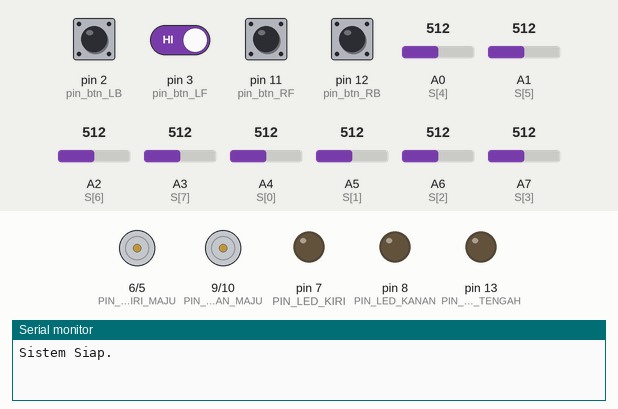
The sketch below on a simulated Arduino Nano, built with avr-gcc and run on an emulated ATmega328P. On the bench: motor-driver pin pairs drawn as motors (green arrow = first pin HIGH = forward, orange = second pin HIGH = backward, longer = more drive), output pins drawn as LEDs (lit = HIGH), the last lines printed to the serial monitor. Dashed ring = blinking. The inputs (shaded band) are chosen by the test bench; at power-on: pin 2 (pin_btn_LB), pin 3 (pin_btn_LF), pin 11 (pin_btn_RF), pin 12 (pin_btn_RB) HIGH, A0 (S[4]) = 512, A1 (S[5]) = 512, A2 (S[6]) = 512, A3 (S[7]) = 512, A4 (S[0]) = 512, A5 (S[1]) = 512, A6 (S[2]) = 512, A7 (S[3]) = 512. EEPROM starts erased.

Above: at 1.2 s.
1.3 s: pin 2 (pin_btn_LB) pulled LOW for 0.15 s
At 1.55 s:
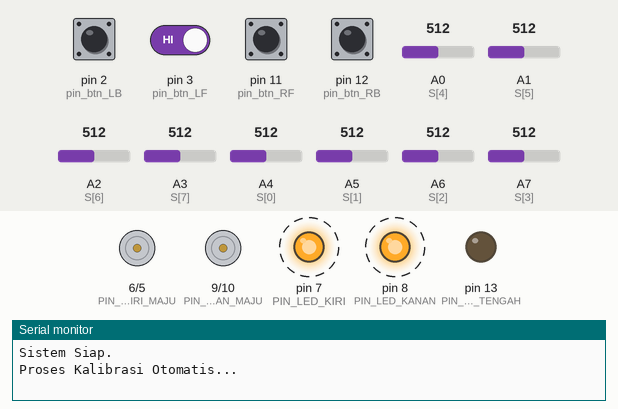
4.3 s: pin 2 (pin_btn_LB) driven LOW and pin 3 (pin_btn_LF) driven LOW
7.3 s: A0 (S[4]) set to 523
At 8.5 s:
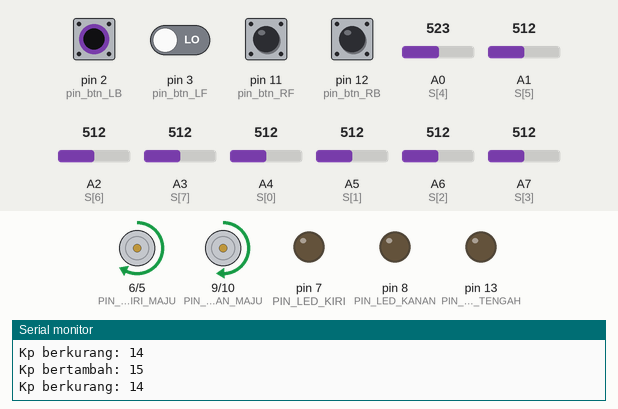
9.3 s: A1 (S[5]) set to 521
At 9.66 s:
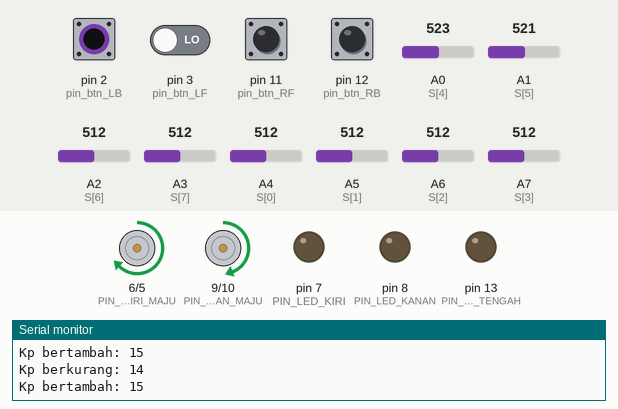
11.3 s: pin 2 (pin_btn_LB) driven HIGH
At 12.01 s:
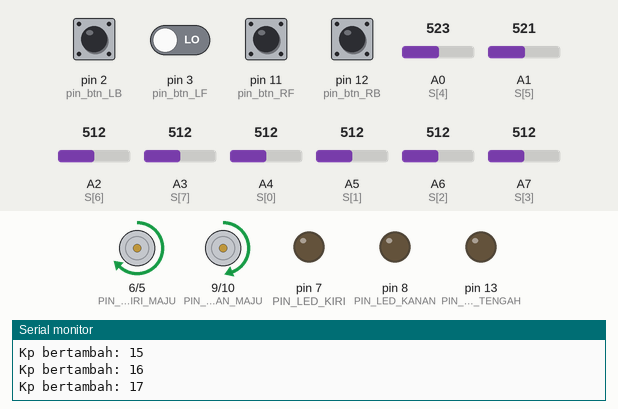
14.3 s: pin 11 (pin_btn_RF) pulled LOW for 0.15 s
Timing chart, 0 to 25.4 s (numbered marks = the images above; inputs shaded):
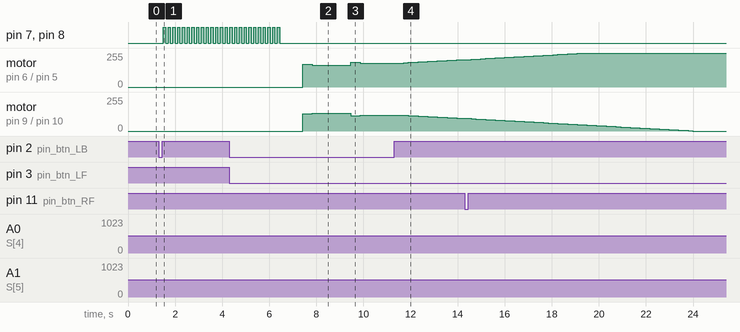

Measured:
- the behaviour switches between 512 and 513 on A0 (S[4]) (found by bisection; images 1 and 2)
- after the input at 1.3 s, pin 7 (PIN_LED_KIRI), pin 8 (PIN_LED_KANAN): alternates HIGH for 0.10 s and LOW for 0.10 s, starting after 0.20 s
- after the input at 7.3 s, motor on pin 6 (PIN_M_KIRI_MAJU) / pin 5 (PIN_M_KIRI_MUNDUR): stopped → forward 170/255 after 0.12 s, → forward 165/255 0.41 s later; motor on pin 9 (PIN_M_KANAN_MAJU) / pin 10 (PIN_M_KANAN_MUNDUR): stopped → forward 130/255 after 0.12 s, → forward 135/255 0.41 s later
- after the input at 9.3 s, motor on pin 6 (PIN_M_KIRI_MAJU) / pin 5 (PIN_M_KIRI_MUNDUR): forward 165/255 → forward 185/255 after 0.16 s, → forward 180/255 0.41 s later; motor on pin 9 (PIN_M_KANAN_MAJU) / pin 10 (PIN_M_KANAN_MUNDUR): forward 135/255 → forward 115/255 after 0.16 s, → forward 120/255 0.41 s later
- after the input at 11.3 s, motor on pin 6 (PIN_M_KIRI_MAJU) / pin 5 (PIN_M_KIRI_MUNDUR): moves from forward 180/255 to forward 206/255 over 2.5 s, starting after 0.41 s; motor on pin 9 (PIN_M_KANAN_MAJU) / pin 10 (PIN_M_KANAN_MUNDUR): moves from forward 120/255 to forward 94/255 over 2.5 s, starting after 0.41 s

The sketch:

modul-06.ino
```cpp
// =====================================================
// PROGRAM LINE FOLLOWER 8 SENSOR - MODUL 6 PRAKTIKUM
// REV: 24 APRIL 2026
// NOTE: Penambahan parameter Kp dan Kd, EEPROM dan Push Button
// =====================================================
// KP 15; KD 5

#include <EEPROM.h>

// === DEFINISI PIN SENSOR ===
const byte S[8] = {A4, A5, A6, A7, A0, A1, A2, A3};

// === DEFINISI PIN MOTOR ===
const byte PIN_M_KANAN_MAJU = 9;
const byte PIN_M_KANAN_MUNDUR = 10;
const byte PIN_M_KIRI_MAJU = 6;
const byte PIN_M_KIRI_MUNDUR = 5;

// === LED ===
const int PIN_LED_KIRI = 7;
const int PIN_LED_TENGAH = 13;
const int PIN_LED_KANAN = 8;

// === TOMBOL ===
const int pin_btn_LB = 2;  // Kiri Belakang (D2)
const int pin_btn_LF = 3;  // Kiri Depan (D3)
const int pin_btn_RB = 12; // Kanan Belakang (D12)
const int pin_btn_RF = 11; // Kanan Depan (D11)

// === VARIABEL KALIBRASI & KENDALI ===
int sensor[8];
int NilaiTengahSensor[8];
int Kp, Kd;
int error = 0, lastError = 0;
int kecepatanSetPoint = 150;
bool isMoving = false;
bool bDetekPutih = false;
// Alamat EEPROM
const int ADDR_KP = 100;
const int ADDR_KD = 102;
const int ADDR_SENS = 0; // Alamat 0-15 untuk 8 sensor (int = 2 bytes)

void setup() {
  Serial.begin(9600);

  // Inisialisasi Pin
  pinMode(PIN_M_KANAN_MAJU, OUTPUT);
  pinMode(PIN_M_KANAN_MUNDUR, OUTPUT);
  pinMode(PIN_M_KIRI_MAJU, OUTPUT);
  pinMode(PIN_M_KIRI_MUNDUR, OUTPUT);
  pinMode(PIN_LED_KIRI, OUTPUT);
  pinMode(PIN_LED_TENGAH, OUTPUT);
  pinMode(PIN_LED_KANAN, OUTPUT);

  pinMode(pin_btn_LB, INPUT_PULLUP);
  pinMode(pin_btn_LF, INPUT_PULLUP);
  pinMode(pin_btn_RB, INPUT_PULLUP);
  pinMode(pin_btn_RF, INPUT_PULLUP);

  stopMotors();

  // KASUS 2: Baca konfigurasi dari EEPROM saat startup
  loadSettings();
  Serial.println("Sistem Siap.");
}

void loop() {
  checkButtons();

  if (isMoving) {
    bDetekPutih = false;
    runLineFollower();
  }
}

// === KASUS 1: Kalibrasi & Simpan EEPROM ===
void doCalibration() {
  Serial.println("Proses Kalibrasi Otomatis...");
  int minVal[8], maxVal[8];
  for (int i = 0; i < 8; i++) {
    minVal[i] = 1023;
    maxVal[i] = 0;
  }

  unsigned long start = millis();
  while (millis() - start < 5000) { // Kalibrasi 5 detik
    for (int i = 0; i < 8; i++) {
      int val = analogRead(S[i]);
      if (val < minVal[i])
        minVal[i] = val;
      if (val > maxVal[i])
        maxVal[i] = val;
      NilaiTengahSensor[i] = (minVal[i] + maxVal[i]) / 2;
    }
    // LED Blinking
    digitalWrite(PIN_LED_KIRI, !digitalRead(PIN_LED_KIRI));
    digitalWrite(PIN_LED_KANAN, !digitalRead(PIN_LED_KANAN));
    delay(100);
  }

  // Simpan ke EEPROM
  for (int i = 0; i < 8; i++) {
    EEPROM.put(ADDR_SENS + (i * 2), NilaiTengahSensor[i]);
  }

  digitalWrite(PIN_LED_KIRI, LOW);
  digitalWrite(PIN_LED_KANAN, LOW);
  displaySettings();
}

// === KASUS 2, 3, 4: Logika Tombol & EEPROM ===
void checkButtons() {
  // Tombol Kiri Belakang (Kasus 1: Kalibrasi | Kasus 3: Kp--)
  if (digitalRead(pin_btn_LB) == LOW) {
    delay(200); // Debounce
    if (!isMoving) {
      doCalibration(); // State 1
    } else {
      Kp--; // State 3
      EEPROM.put(ADDR_KP, Kp);
      Serial.print("Kp berkurang: ");
      Serial.println(Kp);
    }
  }

  // Tombol Kiri Depan (Kasus 2: Start | Kasus 3: Kp++)
  if (digitalRead(pin_btn_LF) == LOW) {
    delay(200);
    if (!isMoving) {
      isMoving = true; // State 2
      Serial.println("Robot Jalan (Line Follower)");
    } else {
      Kp++; // State 4
      EEPROM.put(ADDR_KP, Kp);
      Serial.print("Kp bertambah: ");
      Serial.println(Kp);
    }
  }

  // Tombol Kanan Belakang (Kasus 4: Kd--)
  if (digitalRead(pin_btn_RB) == LOW && isMoving) {
    delay(200);
    Kd--; // State 5
    EEPROM.put(ADDR_KD, Kd);
    Serial.print("Kd berkurang: ");
    Serial.println(Kd);
  }

  // Tombol Kanan Depan (Kasus 4: Kd++) - Berdasarkan Instruksi Kiri Depan
  // (State 6) Catatan: Karena instruksi Kasus 4 menyebutkan "tombol kiri depan"
  // lagi untuk Kd++, saya asumsikan ini menggunakan tombol kanan depan agar
  // tidak bentrok dengan Kp++.
  if (digitalRead(pin_btn_RF) == LOW && isMoving) {
    delay(200);
    Kd++; // State 6
    EEPROM.put(ADDR_KD, Kd);
    Serial.print("Kd bertambah: ");
    Serial.println(Kd);
  }
}

void loadSettings() {
  for (int i = 0; i < 8; i++) {
    EEPROM.get(ADDR_SENS + (i * 2), NilaiTengahSensor[i]);
  }
  EEPROM.get(ADDR_KP, Kp);
  EEPROM.get(ADDR_KD, Kd);

  // Proteksi jika EEPROM kosong/nan
  if (Kp < 0 || Kp > 100)
    Kp = 15;
  if (Kd < 0 || Kd > 100)
    Kd = 5;
}

void displaySettings() {
  Serial.println("\n--- DATA EEPROM ---");
  for (int i = 0; i < 8; i++) {
    Serial.print("Peka[");
    Serial.print(i);
    Serial.print("]: ");
    Serial.println(NilaiTengahSensor[i]);
  }
  Serial.print("Kp: ");
  Serial.println(Kp);
  Serial.print("Kd: ");
  Serial.println(Kd);
  Serial.println("-------------------\n");
}

void runLineFollower() {
  String pola = "";
  for (int i = 0; i < 8; i++) {
    if (analogRead(S[i]) > NilaiTengahSensor[i])
      pola += "1";
    else
      pola += "0";
  }

  // Logika Error (Sama seperti kode awal)
  // if (pola == "00011000") error = 0;
  // else if (pola == "00010000") error = -1;
  // else if (pola == "00001000") error = 1;
  // ... (lanjutkan pemetaan error lainnya dari pola sensor) ...
  // else if (pola == "00000000") { stopMotors(); return; }

  // 2. CEK JIKA SEMUA SENSOR PUTIH (00000000) - GARIS HILANG
  if (pola == "00000000") {
    stopMotors();
    bDetekPutih = true;
    digitalWrite(PIN_LED_KIRI, LOW);
    digitalWrite(PIN_LED_TENGAH, LOW);
    digitalWrite(PIN_LED_KANAN, LOW);
    Serial.println("GARIS HILANG - ROBOT BERHENTI");
    delay(100);
    return;
  }
  // 3. LOGIKA PENENTUAN ERROR (Sesuai Ketentuan Modul)
  if (pola == "10000000")
    error = -7;
  else if (pola == "11000000")
    error = -6;
  else if (pola == "01000000")
    error = -5;
  else if (pola == "01100000")
    error = -4;
  else if (pola == "00100000")
    error = -3;
  else if (pola == "00110000")
    error = -2;
  else if (pola == "00010000")
    error = -1;
  else if (pola == "00011000")
    error = 0;
  else if (pola == "00001000")
    error = 1;
  else if (pola == "00001100")
    error = 2;
  else if (pola == "00000100")
    error = 3;
  else if (pola == "00000110")
    error = 4;
  else if (pola == "00000010")
    error = 5;
  else if (pola == "00000011")
    error = 6;
  else if (pola == "00000001")
    error = 7;
  else {
    // Jika pola tidak dikenali, gunakan lastError
    error = lastError;
  }

  int rate = error - lastError;
  int moveControl = (Kp * error) + (Kd * rate);
  lastError = error;

  int pwmKiri = constrain(kecepatanSetPoint + moveControl, 0, 255);
  int pwmKanan = constrain(kecepatanSetPoint - moveControl, 0, 255);

  analogWrite(PIN_M_KIRI_MAJU, pwmKiri);
  analogWrite(PIN_M_KANAN_MAJU, pwmKanan);
  digitalWrite(PIN_M_KIRI_MUNDUR, LOW);
  digitalWrite(PIN_M_KANAN_MUNDUR, LOW);
}

void stopMotors() {
  analogWrite(PIN_M_KIRI_MAJU, 0);
  analogWrite(PIN_M_KANAN_MAJU, 0);
}
```
